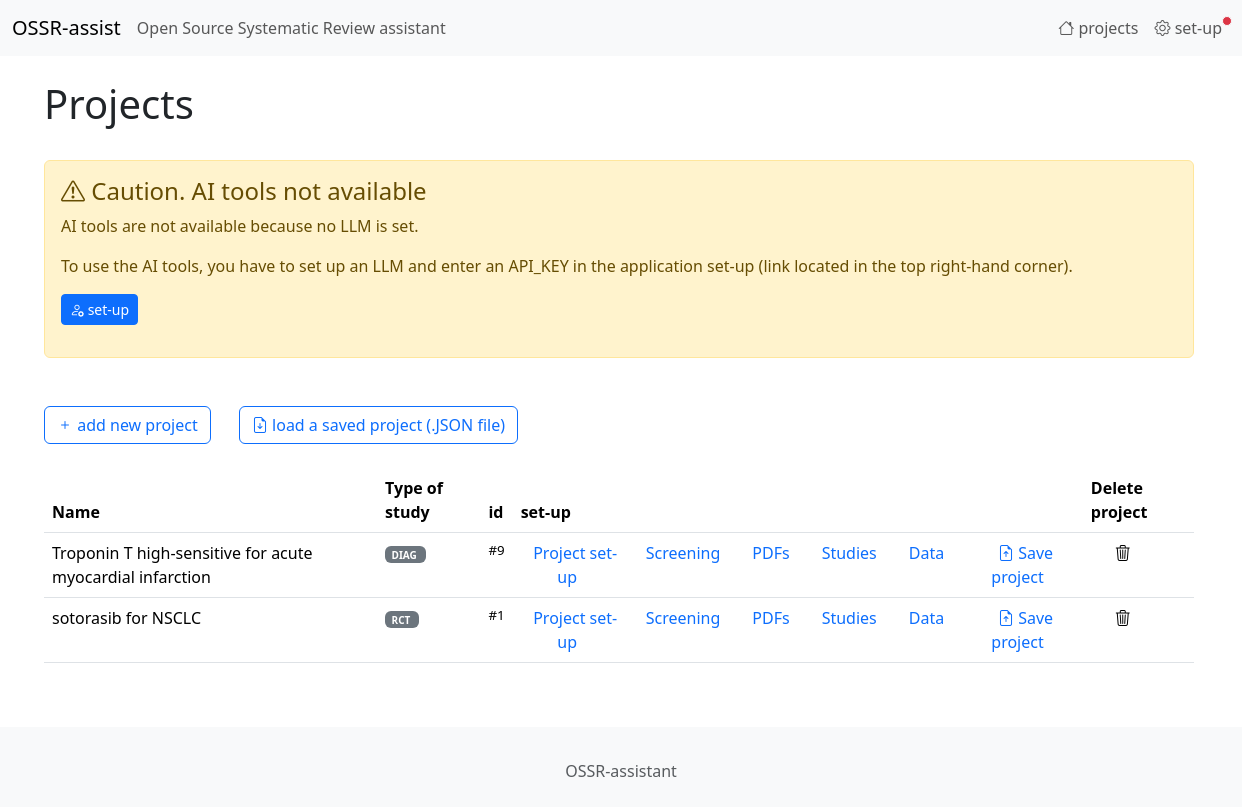
The page / on the database its author committed.
### tables this page shows
CREATE TABLE "projects"
(
    id                   integer
        constraint projects_pk
            primary key autoincrement,
    name                 TEXT,
    green_words          TEXT default "",
    red_words            TEXT default "",
    eligibility_criteria TEXT default "",
    type_of_study        INT  default 0
, prompt_selection_user TEXT default "", prompt_selection_system TEXT);

### app.py (the view)
@app.route('/')
def endpoint_home():
    return projects_list()

### AI_utils.py (called while the page is built)
def is_API_KEY_available(llm_name):
    if llm_name == LLM_Name_Enum.OPENAI.value:
        if "OPENAI_API_KEY" in os.environ and os.environ["OPENAI_API_KEY"]!="": return True
    elif llm_name == LLM_Name_Enum.ANTHROPIC.value:
        if "ANTHROPIC_API_KEY" in os.environ and os.environ["ANTHROPIC_API_KEY"] != "": return True
    elif llm_name == LLM_Name_Enum.DEEPSEEK.value:
        if "HYPERBOLIC_API_KEY" in os.environ and os.environ["HYPERBOLIC_API_KEY"] != "": return True
    elif llm_name == LLM_Name_Enum.MISTRAL.value:
        if "MISTRAL_API_KEY" in os.environ and os.environ["MISTRAL_API_KEY"] != "": return True
    return False

def is_primary_LLM_available():
    if current_app.config["LLM_NAME"] is None or current_app.config["LLM_NAME"].strip()=="": return False
    llm_name = current_app.config["LLM_NAME"]
    if is_API_KEY_available(llm_name): return True
    return False

### projects.py (called while the page is built)
def projects_list():
    sql = "SELECT id, name, type_of_study, eligibility_criteria FROM projects ORDER BY name"
    sql = """
          SELECT projects.id, projects.name, projects.type_of_study, projects.eligibility_criteria, COUNT(records.id) AS n_ref
          FROM projects
              LEFT JOIN records ON records.project = projects.id
          GROUP BY projects.id
          ORDER BY projects.name
          """
    projects = sql_select_fetchall(sql, ())
    LLM_available = (is_primary_LLM_available() and is_secondary_LLM_available())
    return render_template('projects_list.html', projects=projects,
                           no_LLM = not LLM_available, type_of_study_dict=type_of_study_dict,)

### utils.py (called while the page is built)
def get_db_connection():
    conn = sqlite3.connect(DB_PATH)
    conn.row_factory = sqlite3.Row
    return conn

def sql_select_fetchall(sql, parameters):
    with get_db_connection() as con:
        cur = con.cursor()
        res = cur.execute(sql, parameters)
        rows = res.fetchall()
        columns = [column[0] for column in cur.description]
        result = [dict(zip(columns, row)) for row in rows]
        cur.close()
    return result

### templates/projects_list.html (shortened to what this page needs)
{% extends 'base.html' %}
{%  block content %}
<h1 class="mt-4">Projects</h1>
    {% if no_LLM %}
        <div class="alert alert-warning" role="alert" style="margin-top: 2em; margin-bottom: 3em;">
        <h4 class="alert-heading"><i class="bi bi-exclamation-triangle"></i> Caution. AI tools not available</h4>
            <p>
            AI tools are not available because no LLM is set.
            <p>
            <p>
            To use the AI tools, you have to set up an LLM and
            enter an API_KEY in the application set-up (link located in the top right-hand corner).
            </p>
            <p>
            <a href="/setup" class="btn btn-primary btn-sm"><i class="bi bi-person-gear"></i> set-up</a>
            </p>
        </div>
    {% endif %}
<p class="mt-4 mb-4">
    <a href="/project/add" class="btn btn-outline-primary"><i class="bi bi-plus"></i> add new project</a>
    <a href="/project/load_form" class="btn btn-outline-primary mx-4"><i class="bi bi-file-earmark-arrow-down"></i> load a saved project (.JSON file)</a>
</p>
<table class="table table-hover mt-3" style="width: auto;">
    <thead>
        <tr>
            <th>Name</th>
            <th>Type of study</th>
            <th>id</th>
            <th>set-up</th>
            <th></th><th><th><th><th>
            <th>Delete project</th>
        </tr>
    </thead>
    <tbody hx-confirm="You are about to delete a project. Are you sure?" hx-target="closest tr" hx-swap="outerHTML swap:1s">
    {% for project in projects %}
        <tr>
        <td>{{ project["name"] }}</td>
            <td>
                <span class="badge bg-secondary" style="font-size: 10px; min-width: 2em;">
                {{ type_of_study_dict[project['type_of_study']] }}&nbsp;
                </span>
            </td>
        <td style="font-size: smaller;">#{{ project["id"] }}</td>
        <td class="project_list_command">
        <a href="/project/edit/{{ project["id"] }}" class="text-decoration-none mx-2">
            Project set-up
        </a>
        </td>
        {% if project["n_ref"] == 0 %}
            <td colspan="5" style="text-align: center;">
            <a href="/records/list/{{ project["id"] }}/1" class="text-decoration-none mx-2">
                Start by loading references
            </a>
            </td>
        {% else %}
            <td  class="project_list_command">
            <a href="/records/list/{{ project["id"] }}/1" class="text-decoration-none mx-2">
                Screening
            </a>
            </td>
            <td  class="project_list_command">
            <a href="/pdfs/list/{{ project["id"] }}" class="text-decoration-none mx-2">PDFs</a>
            </td>
            <td  class="project_list_command">
            <a href="/studies/list/{{ project["id"] }}" class="text-decoration-none mx-2">
                Studies
            </a>
            </td>
            <td  class="project_list_command">
            <a href="/data/list1/{{ project["id"] }}"  class="text-decoration-none mx-2">Data</a>
            </td>
            <td  class="project_list_command">
            <a href="/projects/save/{{ project["id"] }}" class="text-decoration-none mx-2" title="save all data of the project into a JSON file." >
                <i class="bi bi-file-earmark-arrow-up"></i> Save project
            </a>
            </td>
        {%  endif %}
        <td style="padding-left: 2em;">
            <a hx-delete="/project/delete/{{ project["id"] }}" ><i class="bi bi-trash3"></i></a>
        </td>
        </tr>
    {% endfor %}
    </tbody>
</table>
{%  endblock %}

### static/ccs1.css (style rules this page uses)
a { text-decoration: none; }
td.project_list_command { margin-left: 1em; margin-right: 1em; text-align: center; width: fit-content; }

### rows shown on the page
projects: name "Troponin T high-sensitive for acute myocardial infarction", type_of_study "DIAG", id "9"
projects: name "sotorasib for NSCLC", type_of_study "RCT", id "1"
